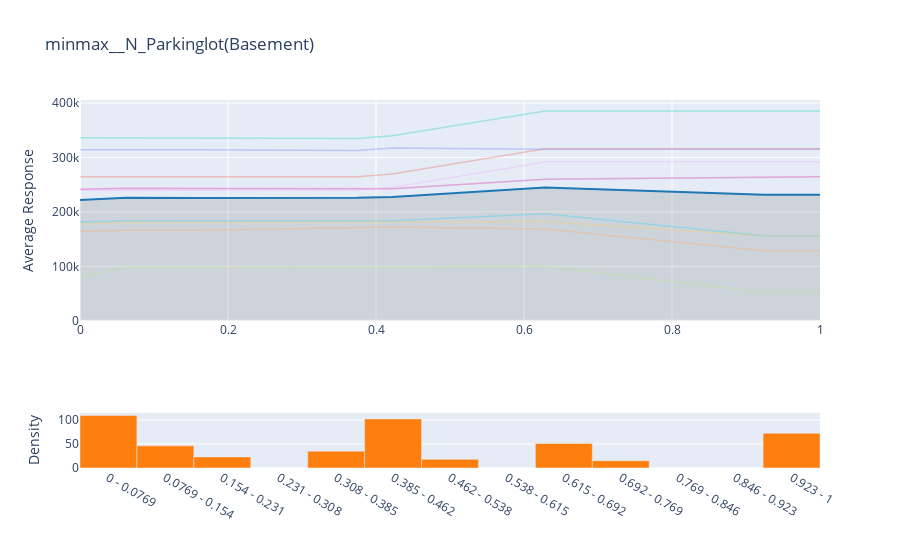

Here is the notebook cell this chart was saved with:
### Markdown cell above
- `Partial Dependence Plot`

### Code cell
interpret_model(result_gbr_sampling, plot = 'pdp')

### Figure 1 — Plotly figure (JSON) as saved in the notebook; plotly's stock layout.template omitted (floating-point values rounded to 4 significant figures)
{"data": [{"fill": "tonexty", "fillcolor": "rgba(68, 68, 68, 0.15)", "line": {"color": "#1f77b4"}, "mode": "lines", "name": "Main", "type": "scatter", "x": [0, 0, 0.0622, 0.1598, 0.374, 0.422, 0.422, 0.6283, 0.9244, 1], "xaxis": "x", "y": [222000.0, 222000.0, 225700.0, 225500.0, 225800.0, 227500.0, 227500.0, 244700.0, 231200.0, 231200.0], "yaxis": "y"}, {"connectgaps": true, "line": {"width": 1.5}, "mode": "lines", "name": "Background: 1", "opacity": 0.3, "type": "scatter", "x": [0, 0, 0.0622, 0.1598, 0.374, 0.422, 0.422, 0.6283, 0.9244, 1], "xaxis": "x", "y": [264500.0, 264500.0, 264500.0, 264200.0, 264500.0, 269300.0, 269300.0, 316000.0, 316000.0, 316000.0], "yaxis": "y"}, {"connectgaps": true, "line": {"width": 1.5}, "mode": "lines", "name": "Background: 2", "opacity": 0.3, "type": "scatter", "x": [0, 0, 0.0622, 0.1598, 0.374, 0.422, 0.422, 0.6283, 0.9244, 1], "xaxis": "x", "y": [335900.0, 335900.0, 335900.0, 335500.0, 334900.0, 339800.0, 339800.0, 385100.0, 385100.0, 385100.0], "yaxis": "y"}, {"connectgaps": true, "line": {"width": 1.5}, "mode": "lines", "name": "Background: 3", "opacity": 0.3, "type": "scatter", "x": [0, 0, 0.0622, 0.1598, 0.374, 0.422, 0.422, 0.6283, 0.9244, 1], "xaxis": "x", "y": [241600.0, 241600.0, 243500.0, 243100.0, 241700.0, 242300.0, 242300.0, 259800.0, 264500.0, 264500.0], "yaxis": "y"}, {"connectgaps": true, "line": {"width": 1.5}, "mode": "lines", "name": "Background: 4", "opacity": 0.3, "type": "scatter", "x": [0, 0, 0.0622, 0.1598, 0.374, 0.422, 0.422, 0.6283, 0.9244, 1], "xaxis": "x", "y": [164100.0, 164100.0, 166000.0, 166000.0, 172100.0, 172100.0, 172100.0, 168700.0, 128400.0, 128400.0], "yaxis": "y"}, {"connectgaps": true, "line": {"width": 1.5}, "mode": "lines", "name": "Background: 5", "opacity": 0.3, "type": "scatter", "x": [0, 0, 0.0622, 0.1598, 0.374, 0.422, 0.422, 0.6283, 0.9244, 1], "xaxis": "x", "y": [181300.0, 181300.0, 183200.0, 183200.0, 183900.0, 183900.0, 183900.0, 196600.0, 156300.0, 156300.0], "yaxis": "y"}, {"connectgaps": true, "line": {"width": 1.5}, "mode": "lines", "name": "Background: 6", "opacity": 0.3, "type": "scatter", "x": [0, 0, 0.0622, 0.1598, 0.374, 0.422, 0.422, 0.6283, 0.9244, 1], "xaxis": "x", "y": [241600.0, 241600.0, 243500.0, 243100.0, 241700.0, 242300.0, 242300.0, 259800.0, 264500.0, 264500.0], "yaxis": "y"}, {"connectgaps": true, "line": {"width": 1.5}, "mode": "lines", "name": "Background: 7", "opacity": 0.3, "type": "scatter", "x": [0, 0, 0.0622, 0.1598, 0.374, 0.422, 0.422, 0.6283, 0.9244, 1], "xaxis": "x", "y": [80520.0, 80520.0, 98800.0, 98800.0, 99490.0, 99490.0, 99490.0, 100100.0, 52040.0, 52040.0], "yaxis": "y"}, {"connectgaps": true, "line": {"width": 1.5}, "mode": "lines", "name": "Background: 8", "opacity": 0.3, "type": "scatter", "x": [0, 0, 0.0622, 0.1598, 0.374, 0.422, 0.422, 0.6283, 0.9244, 1], "xaxis": "x", "y": [239800.0, 239800.0, 239800.0, 239400.0, 240100.0, 245000.0, 245000.0, 291700.0, 291700.0, 291700.0], "yaxis": "y"}, {"connectgaps": true, "line": {"width": 1.5}, "mode": "lines", "name": "Background: 9", "opacity": 0.3, "type": "scatter", "x": [0, 0, 0.0622, 0.1598, 0.374, 0.422, 0.422, 0.6283, 0.9244, 1], "xaxis": "x", "y": [177800.0, 177800.0, 181000.0, 180600.0, 181600.0, 181600.0, 181600.0, 182200.0, 156100.0, 156100.0], "yaxis": "y"}, {"connectgaps": true, "line": {"width": 1.5}, "mode": "lines", "name": "Background: 10", "opacity": 0.3, "type": "scatter", "x": [0, 0, 0.0622, 0.1598, 0.374, 0.422, 0.422, 0.6283, 0.9244, 1], "xaxis": "x", "y": [314300.0, 314300.0, 314300.0, 313900.0, 312500.0, 317400.0, 317400.0, 315000.0, 315000.0, 315000.0], "yaxis": "y"}, {"hovertemplate": "(%{hovertext}): %{y}", "hovertext": ["0 - 0.0769", "0.0769 - 0.154", "0.154 - 0.231", "0.231 - 0.308", "0.308 - 0.385", "0.385 - 0.462", "0.462 - 0.538", "0.538 - 0.615", "0.615 - 0.692", "0.692 - 0.769", "0.769 - 0.846", "0.846 - 0.923", "0.923 - 1"], "marker": {"color": "#ff7f0e"}, "name": "Distribution", "type": "bar", "x": [0.03846, 0.1154, 0.1923, 0.2692, 0.3462, 0.4231, 0.5, 0.5769, 0.6538, 0.7308, 0.8077, 0.8846, 0.9615], "xaxis": "x2", "y": [109, 46, 23, 0, 35, 102, 18, 0, 51, 15, 0, 0, 72], "yaxis": "y2"}], "layout": {"bargap": 0, "showlegend": false, "title": {"text": "minmax__N_Parkinglot(Basement)"}, "xaxis": {"anchor": "y", "domain": [0, 1], "matches": "x"}, "xaxis2": {"anchor": "y2", "domain": [0, 1], "matches": "x", "tickmode": "array", "ticktext": ["0 - 0.0769", "0.0769 - 0.154", "0.154 - 0.231", "0.231 - 0.308", "0.308 - 0.385", "0.385 - 0.462", "0.462 - 0.538", "0.538 - 0.615", "0.615 - 0.692", "0.692 - 0.769", "0.769 - 0.846", "0.846 - 0.923", "0.923 - 1"], "tickvals": [0.03846, 0.1154, 0.1923, 0.2692, 0.3462, 0.4231, 0.5, 0.5769, 0.6538, 0.7308, 0.8077, 0.8846, 0.9615], "title": {"text": ""}}, "yaxis": {"anchor": "x", "domain": [0.4, 1], "title": {"text": "Average Response"}}, "yaxis2": {"anchor": "x2", "domain": [0, 0.15], "title": {"text": "Density"}}}}
